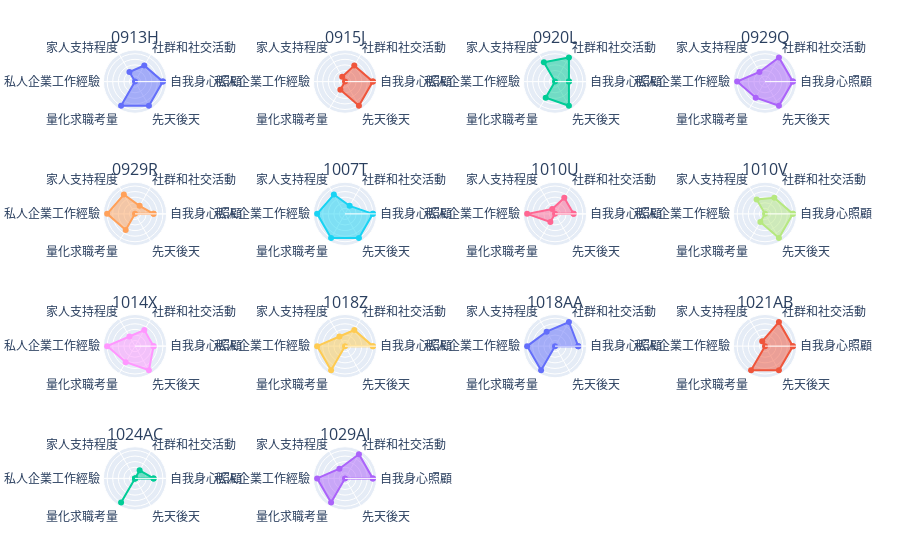

Notebook cell for this chart:
### Code cell
# TODO: fix to just 6 qualities
# radar_features = inside_features + [outside_features[0]]
radar_features = outside_features
generate_radar_charts(ta_df, radar_features, charts_per_row=4)

### Figure 1 — Plotly figure (JSON) as saved in the notebook; plotly's stock layout.template omitted (floating-point values rounded to 4 significant figures)
{"data": [{"fill": "toself", "name": "0913H", "r": [1, 0.6667, 0.4, 0, 1, 1, 1], "showlegend": false, "subplot": "polar", "theta": ["自我身心照顧", "社群和社交活動", "家人支持程度", "私人企業工作經驗", "量化求職考量", "先天後天", "自我身心照顧"], "type": "scatterpolar"}, {"fill": "toself", "name": "0915J", "r": [1, 0.6667, 0.2, 0, 0.3333, 1, 1], "showlegend": false, "subplot": "polar2", "theta": ["自我身心照顧", "社群和社交活動", "家人支持程度", "私人企業工作經驗", "量化求職考量", "先天後天", "自我身心照顧"], "type": "scatterpolar"}, {"fill": "toself", "name": "0920L", "r": [0.5, 1, 0.8, 0, 0.6667, 1, 0.5], "showlegend": false, "subplot": "polar3", "theta": ["自我身心照顧", "社群和社交活動", "家人支持程度", "私人企業工作經驗", "量化求職考量", "先天後天", "自我身心照顧"], "type": "scatterpolar"}, {"fill": "toself", "name": "0929Q", "r": [1, 1, 0.4, 1, 0.6667, 1, 1], "showlegend": false, "subplot": "polar4", "theta": ["自我身心照顧", "社群和社交活動", "家人支持程度", "私人企業工作經驗", "量化求職考量", "先天後天", "自我身心照顧"], "type": "scatterpolar"}, {"fill": "toself", "name": "0929R", "r": [0.6667, 0.3333, 0.8, 1, 0.6667, 0, 0.6667], "showlegend": false, "subplot": "polar5", "theta": ["自我身心照顧", "社群和社交活動", "家人支持程度", "私人企業工作經驗", "量化求職考量", "先天後天", "自我身心照顧"], "type": "scatterpolar"}, {"fill": "toself", "name": "1007T", "r": [1, 0.3333, 0.8, 1, 1, 1, 1], "showlegend": false, "subplot": "polar6", "theta": ["自我身心照顧", "社群和社交活動", "家人支持程度", "私人企業工作經驗", "量化求職考量", "先天後天", "自我身心照顧"], "type": "scatterpolar"}, {"fill": "toself", "name": "1010U", "r": [0.6667, 0.6667, 0.2, 1, 0.3333, 0, 0.6667], "showlegend": false, "subplot": "polar7", "theta": ["自我身心照顧", "社群和社交活動", "家人支持程度", "私人企業工作經驗", "量化求職考量", "先天後天", "自我身心照顧"], "type": "scatterpolar"}, {"fill": "toself", "name": "1010V", "r": [1, 0.6667, 0.6, 0, 0.3333, 1, 1], "showlegend": false, "subplot": "polar8", "theta": ["自我身心照顧", "社群和社交活動", "家人支持程度", "私人企業工作經驗", "量化求職考量", "先天後天", "自我身心照顧"], "type": "scatterpolar"}, {"fill": "toself", "name": "1014X", "r": [0.6667, 0.6667, 0.4, 1, 0.6667, 1, 0.6667], "showlegend": false, "subplot": "polar9", "theta": ["自我身心照顧", "社群和社交活動", "家人支持程度", "私人企業工作經驗", "量化求職考量", "先天後天", "自我身心照顧"], "type": "scatterpolar"}, {"fill": "toself", "name": "1018Z", "r": [1, 0.6667, 0.4, 1, 1, 0, 1], "showlegend": false, "subplot": "polar10", "theta": ["自我身心照顧", "社群和社交活動", "家人支持程度", "私人企業工作經驗", "量化求職考量", "先天後天", "自我身心照顧"], "type": "scatterpolar"}, {"fill": "toself", "name": "1018AA", "r": [0.8333, 1, 0.6, 1, 1, 0, 0.8333], "showlegend": false, "subplot": "polar11", "theta": ["自我身心照顧", "社群和社交活動", "家人支持程度", "私人企業工作經驗", "量化求職考量", "先天後天", "自我身心照顧"], "type": "scatterpolar"}, {"fill": "toself", "name": "1021AB", "r": [1, 1, 0.2, 0, 1, 1, 1], "showlegend": false, "subplot": "polar12", "theta": ["自我身心照顧", "社群和社交活動", "家人支持程度", "私人企業工作經驗", "量化求職考量", "先天後天", "自我身心照顧"], "type": "scatterpolar"}, {"fill": "toself", "name": "1024AC", "r": [0.6667, 0.3333, 0, 0, 1, 0, 0.6667], "showlegend": false, "subplot": "polar13", "theta": ["自我身心照顧", "社群和社交活動", "家人支持程度", "私人企業工作經驗", "量化求職考量", "先天後天", "自我身心照顧"], "type": "scatterpolar"}, {"fill": "toself", "name": "1029AI", "r": [1, 1, 0.4, 1, 1, 0, 1], "showlegend": false, "subplot": "polar14", "theta": ["自我身心照顧", "社群和社交活動", "家人支持程度", "私人企業工作經驗", "量化求職考量", "先天後天", "自我身心照顧"], "type": "scatterpolar"}], "layout": {"annotations": [{"font": {"size": 16}, "showarrow": false, "text": "0913H", "x": 0.05, "xanchor": "center", "xref": "paper", "y": 1, "yanchor": "bottom", "yref": "paper"}, {"font": {"size": 16}, "showarrow": false, "text": "0915J", "x": 0.35, "xanchor": "center", "xref": "paper", "y": 1, "yanchor": "bottom", "yref": "paper"}, {"font": {"size": 16}, "showarrow": false, "text": "0920L", "x": 0.65, "xanchor": "center", "xref": "paper", "y": 1, "yanchor": "bottom", "yref": "paper"}, {"font": {"size": 16}, "showarrow": false, "text": "0929Q", "x": 0.95, "xanchor": "center", "xref": "paper", "y": 1, "yanchor": "bottom", "yref": "paper"}, {"font": {"size": 16}, "showarrow": false, "text": "0929R", "x": 0.05, "xanchor": "center", "xref": "paper", "y": 0.7125, "yanchor": "bottom", "yref": "paper"}, {"font": {"size": 16}, "showarrow": false, "text": "1007T", "x": 0.35, "xanchor": "center", "xref": "paper", "y": 0.7125, "yanchor": "bottom", "yref": "paper"}, {"font": {"size": 16}, "showarrow": false, "text": "1010U", "x": 0.65, "xanchor": "center", "xref": "paper", "y": 0.7125, "yanchor": "bottom", "yref": "paper"}, {"font": {"size": 16}, "showarrow": false, "text": "1010V", "x": 0.95, "xanchor": "center", "xref": "paper", "y": 0.7125, "yanchor": "bottom", "yref": "paper"}, {"font": {"size": 16}, "showarrow": false, "text": "1014X", "x": 0.05, "xanchor": "center", "xref": "paper", "y": 0.425, "yanchor": "bottom", "yref": "paper"}, {"font": {"size": 16}, "showarrow": false, "text": "1018Z", "x": 0.35, "xanchor": "center", "xref": "paper", "y": 0.425, "yanchor": "bottom", "yref": "paper"}, {"font": {"size": 16}, "showarrow": false, "text": "1018AA", "x": 0.65, "xanchor": "center", "xref": "paper", "y": 0.425, "yanchor": "bottom", "yref": "paper"}, {"font": {"size": 16}, "showarrow": false, "text": "1021AB", "x": 0.95, "xanchor": "center", "xref": "paper", "y": 0.425, "yanchor": "bottom", "yref": "paper"}, {"font": {"size": 16}, "showarrow": false, "text": "1024AC", "x": 0.05, "xanchor": "center", "xref": "paper", "y": 0.1375, "yanchor": "bottom", "yref": "paper"}, {"font": {"size": 16}, "showarrow": false, "text": "1029AI", "x": 0.35, "xanchor": "center", "xref": "paper", "y": 0.1375, "yanchor": "bottom", "yref": "paper"}], "autosize": true, "margin": {"b": 50, "l": 100, "r": 100, "t": 50}, "polar": {"angularaxis": {"type": "category"}, "domain": {"x": [0, 0.1], "y": [0.8625, 1]}, "radialaxis": {"autorange": true, "range": [0, 1.089], "showticklabels": false, "type": "linear"}}, "polar10": {"angularaxis": {"type": "category"}, "domain": {"x": [0.3, 0.4], "y": [0.2875, 0.425]}, "radialaxis": {"autorange": true, "range": [0, 1.089], "showticklabels": false, "type": "linear"}}, "polar11": {"angularaxis": {"type": "category"}, "domain": {"x": [0.6, 0.7], "y": [0.2875, 0.425]}, "radialaxis": {"autorange": true, "range": [0, 1.089], "showticklabels": false, "type": "linear"}}, "polar12": {"angularaxis": {"type": "category"}, "domain": {"x": [0.9, 1], "y": [0.2875, 0.425]}, "radialaxis": {"autorange": true, "range": [0, 1.089], "showticklabels": false, "type": "linear"}}, "polar13": {"angularaxis": {"type": "category"}, "domain": {"x": [0, 0.1], "y": [0, 0.1375]}, "radialaxis": {"autorange": true, "range": [0, 1.089], "showticklabels": false, "type": "linear"}}, "polar14": {"angularaxis": {"type": "category"}, "domain": {"x": [0.3, 0.4], "y": [0, 0.1375]}, "radialaxis": {"autorange": true, "range": [0, 1.089], "showticklabels": false, "type": "linear"}}, "polar15": {"domain": {"x": [0.6, 0.7], "y": [0, 0.1375]}}, "polar16": {"domain": {"x": [0.9, 1], "y": [0, 0.1375]}}, "polar2": {"angularaxis": {"type": "category"}, "domain": {"x": [0.3, 0.4], "y": [0.8625, 1]}, "radialaxis": {"autorange": true, "range": [0, 1.089], "showticklabels": false, "type": "linear"}}, "polar3": {"angularaxis": {"type": "category"}, "domain": {"x": [0.6, 0.7], "y": [0.8625, 1]}, "radialaxis": {"autorange": true, "range": [0, 1.089], "showticklabels": false, "type": "linear"}}, "polar4": {"angularaxis": {"type": "category"}, "domain": {"x": [0.9, 1], "y": [0.8625, 1]}, "radialaxis": {"autorange": true, "range": [0, 1.089], "showticklabels": false, "type": "linear"}}, "polar5": {"angularaxis": {"type": "category"}, "domain": {"x": [0, 0.1], "y": [0.575, 0.7125]}, "radialaxis": {"autorange": true, "range": [0, 1.089], "showticklabels": false, "type": "linear"}}, "polar6": {"angularaxis": {"type": "category"}, "domain": {"x": [0.3, 0.4], "y": [0.575, 0.7125]}, "radialaxis": {"autorange": true, "range": [0, 1.089], "showticklabels": false, "type": "linear"}}, "polar7": {"angularaxis": {"type": "category"}, "domain": {"x": [0.6, 0.7], "y": [0.575, 0.7125]}, "radialaxis": {"autorange": true, "range": [0, 1.089], "showticklabels": false, "type": "linear"}}, "polar8": {"angularaxis": {"type": "category"}, "domain": {"x": [0.9, 1], "y": [0.575, 0.7125]}, "radialaxis": {"autorange": true, "range": [0, 1.089], "showticklabels": false, "type": "linear"}}, "polar9": {"angularaxis": {"type": "category"}, "domain": {"x": [0, 0.1], "y": [0.2875, 0.425]}, "radialaxis": {"autorange": true, "range": [0, 1.089], "showticklabels": false, "type": "linear"}}}}
